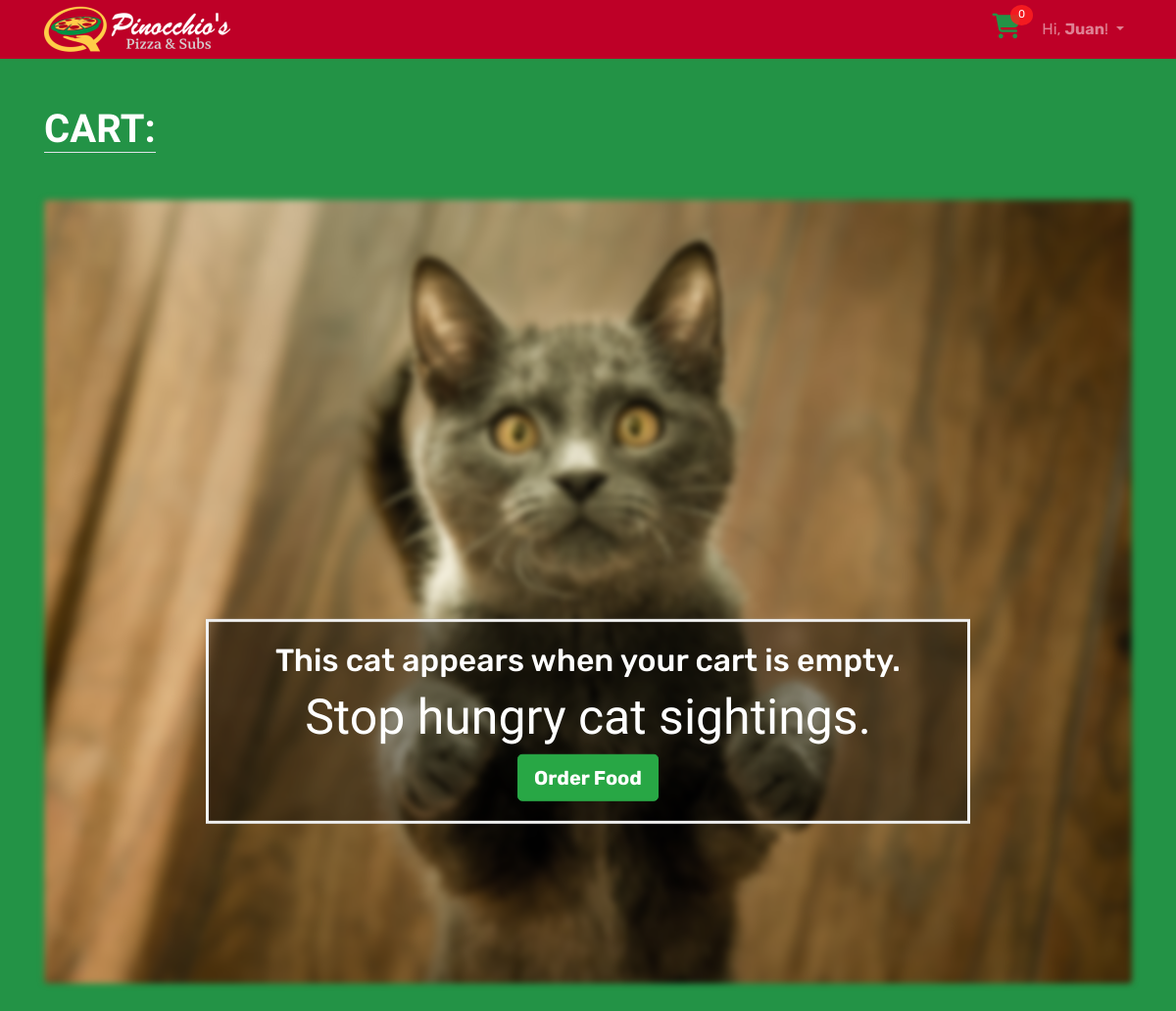
The app's page /cart/ (signed in), older data.
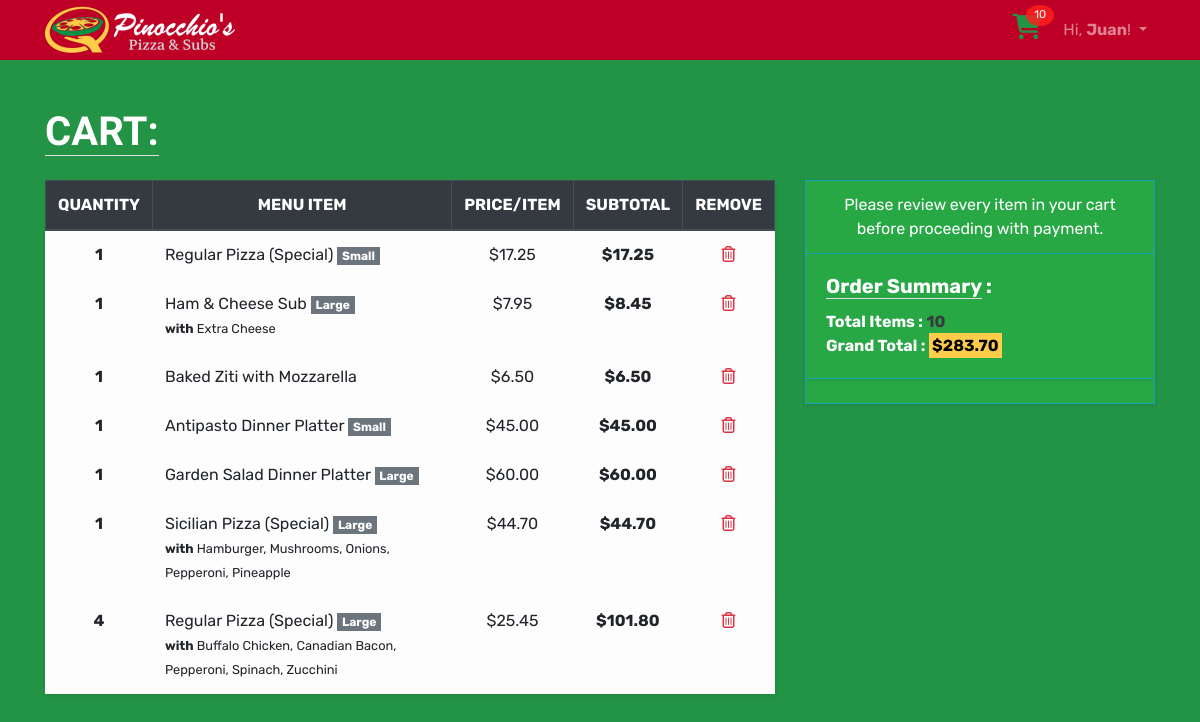
The same page, newer data.
### cart/models.py (models this page shows, shortened)
class CartItem(models.Model):
    ORDER_STATUS = [
        ('CART', 'In Cart'),
        ('PAID', 'Paid'),
        ('CONF', 'Confirmed'),
        ('DLVR', 'Delivered'),
        ('DONE', 'Completed'),
    ]
    user = models.ForeignKey(User, on_delete=models.CASCADE)
    quantity = models.IntegerField()
    category = models.CharField(max_length=200)
    menu_id = models.IntegerField()
    name = models.CharField(max_length=200)
    size = models.CharField(
        max_length=20,
        blank=True,
        null=True,
    )
    addons = models.CharField(
        max_length=200,
        blank=True,
        null=True,
    )
    price = models.DecimalField(max_digits=10, decimal_places=2)
    sub_total = models.DecimalField(max_digits=10, decimal_places=2)
    status = models.CharField(
        max_length=4,
        choices=ORDER_STATUS,
        default='CART',
    )
    added_on = models.DateTimeField(auto_now_add=True)

### cart/views.py (the view)
# urls.py: path("", views.cart, name="cart"),
@login_required
def cart(request):
    user = request.user.id
    cart_items = CartItem.objects.filter(user=user, status='CART')
    context = {
        'cart_items': cart_items,
        'key': settings.STRIPE_PUBLISHABLE_KEY,
    }
    cart_total = 0
    cart_quantity = 0
    for item in cart_items:
        cart_total += item.sub_total
        cart_quantity += item.quantity
    if cart_total != 0:
        context['cart_total'] = format(cart_total, '.2f')
        context['stripe_total'] = str(cart_total).replace('.',"")
    context['cart_quantity'] = cart_quantity
    return render(request, 'cart/cart.html', context)

### templates/cart/cart.html (shortened to what this page needs)
{% extends 'base.html' %}
{% load static %}
    {% block stylesheet %}
    <link rel="stylesheet" href="{% static 'css/cart.css' %}">
    {% endblock %}
    {% block body_content %}
    <div class="container">
      <h1 class="mt-5 mb-4 text-white font-weight-bold text-uppercase" id="cart"><a href="#cart" class="text-decoration-none text-reset border-bottom">Cart:</a></h1>
      {% if cart_items %}
      <div class="row">
        <div class="col-lg-8 rounded">
          <table class="table table-hover table-bordered table-light shadow-sm">
            <thead class="thead-dark">
              <tr class="text-uppercase text-center">
                <th scope="col">Quantity</th>
                <th scope="col">Menu Item</th>
                <th scope="col">Price/Item</th>
                <th scope="col">Subtotal</th>
                <th scope="col">Remove</th>
              </tr>
            </thead>
            <tbody>
              {% for item in cart_items %}
              <tr data-orderid="{{item.id}}">
                <th scope="row" class="text-center">{{item.quantity}}</th>
                <td>
                  {{item.name}}
                  {% if item.size %}
                    <span class="badge badge-secondary rounded-0">{{item.size}}</span>
                  {% endif %}
                  {% if item.addons %}
                    <br>
                    <small><strong>with</strong> {{item.addons}}</small>
                  {% endif %}
                </td>
                <td class="text-center">${{item.price}}</td>
                <td class="text-center"><span class="font-weight-bolder">$</span><span class="font-weight-bold">{{item.sub_total}}</span></td>
                <td class="text-center"><i class="far fa-trash-alt text-danger" title="Remove order?" onclick="deleteOrder(this)"></i></td>
              </tr>
              {% endfor %}
            </tbody>
          </table>
        </div>
        <div class="col-lg-4">
          <div class="card bg-success text-white border-info mb-3 rounded-0 shadow-sm">
            <div class="card-header bg-transparent border-info text-center">Please review every item in your cart before proceeding with payment.</div>
            <div class="card-body text-white shadow-sm">
              <h5 class="card-title font-weight-bold"><span class="border-bottom">Order Summary</span> :</h5>
              <p class="card-text">
                <span class="font-weight-bold">Total Items :
                  <span class="text-dark" id="cart-quantity">{{cart_quantity}}</span>
                </span>
                <br>
                <span class="font-weight-bold">Grand Total
                  <span id="cart-total">
                    : <mark>${{cart_total}}</mark>
                  </span>
                </span>
              </p>
            </div>
            <div class="card-footer bg-transparent border-info text-center">
            </div>
          </div>
        </div>
      </div>
      {% else %}
      <div class="mt-5">
        <div id="pizza-cat" class="container mb-5 rounded vh-100"></div>
        <div class="bg-text container">
          <h2>This cat appears when your cart is empty.</h2>
          <h1 style="font-size:50px">Stop hungry cat sightings.</h1>
          <a href="{% url 'home' %}#menu" class="btn btn-lg btn-success font-weight-bold">Order Food</a>
        </div>
      </div>
      {% endif %}
    </div>
    {% endblock %}

### templates/base.html (shortened to what this page needs)
{% load static %}<!DOCTYPE html>
<html>
  <head>
    <link rel="stylesheet" href="{% static 'css/bootstrap.min.css' %}">
    <link rel="stylesheet" href="{% static 'css/app.css' %}">
    {% block stylesheet %}{% endblock %}
  </head>
  <body>
    {% block body %}
    <nav class="navbar navbar-expand-sm navbar-dark mt-0 mb-0 pt-0 pb-0">
      <div class="container">
        <a class="navbar-brand" href="{% url 'home' %}">
          <img src="../static/img/logo.png" alt="Pinocchio's Pizza & Subs logo">
        </a>
        <div id="mainMenu">
          {% if user.is_authenticated %}
            <ul class="navbar-nav ml-auto d-flex flex-row">
              <li class="nav-item">
                <a href="{% url 'cart' %}" class="items-in-cart d-inline">
                  <span><i class="fas fa-shopping-cart lg"></i></span>
                  <span class="cart-quantity">{{cart_quantity}}</span>
                </a>
              </li>
              <li class="nav-item dropdown">
                <a class="nav-link dropdown-toggle" href="#" id="userMenu" data-toggle="dropdown" aria-haspopup="true" aria-expanded="false">
                  Hi, <span class="font-weight-bold">{{ user.first_name|title }}</span>!
                </a>
              </li>
            </ul>
          {% endif %}
        </div>
      </div>
    </nav>
    {% endblock body %}
    {% block body_content %}
    {% endblock %}
  </body>
</html>

Row changes from the older to the newer data that the page shows:
added CartItem: quantity "1", name "Regular Pizza (Special)", size "Small", price "17.25", sub_total "17.25"
added CartItem: quantity "1", name "Ham & Cheese Sub", size "Large", addons "Extra Cheese", price "7.95", sub_total "8.45"
added CartItem: quantity "1", name "Baked Ziti with Mozzarella", price "6.50", sub_total "6.50"
added CartItem: quantity "1", name "Antipasto Dinner Platter", size "Small", price "45.00", sub_total "45.00"
added CartItem: quantity "1", name "Garden Salad Dinner Platter", size "Large", price "60.00", sub_total "60.00"
added CartItem: quantity "1", name "Sicilian Pizza (Special)", size "Large", addons "Hamburger, Mushrooms, Onions, Pepperoni, Pineapple", price "44.70", sub_total "44.70"
added CartItem: quantity "4", name "Regular Pizza (Special)", size "Large", addons "Buffalo Chicken, Canadian Bacon, Pepperoni, Spinach, Zucchini", price "25.45", sub_total "101.80"
Text that changed along with them:
{{ cart_quantity }}: "0" → "10"
{{ cart_quantity }}: (not shown) → "10"
{{ cart_total }}: (not shown) → "283.70"
text no longer shown: "This cat appears when your cart is empty. Stop hungry cat sightings. Order Food"
text now shown: "QUANTITY MENU ITEM PRICE/ITEM SUBTOTAL REMOVE Please review every item in your cart before proceeding with payment. Order Summary : Total Items : Grand Total : $"
